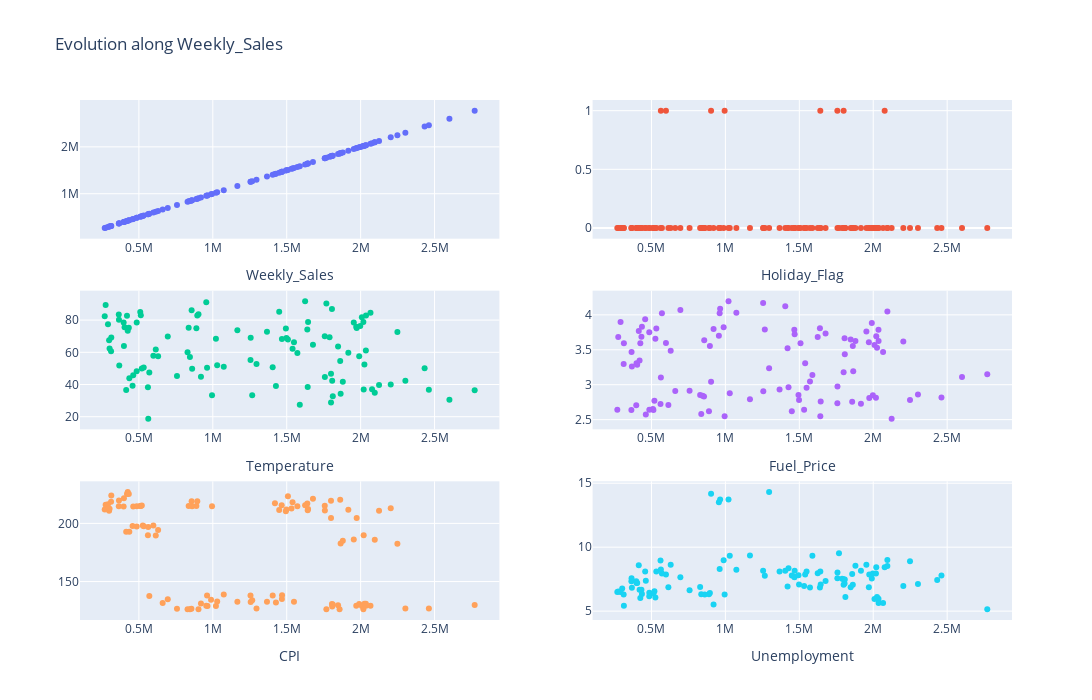

The cell this chart's notebook holds for it:
### Code cell
import plotly.graph_objects as go
from plotly.subplots import make_subplots

x_axis = "Weekly_Sales"

wsales_df_for_viz = wsales_df.sort_values(by=[x_axis])

cols = ["Weekly_Sales", "Holiday_Flag", "Temperature", "Fuel_Price", "CPI", "Unemployment"]
fig = make_subplots(rows=3, cols=2)

positions = [(r, c) for r in range(1, 4) for c in range(1, 3)]

for i, col in enumerate(cols):
    row, col_pos = positions[i]

    fig.add_trace(go.Scatter(
        x=wsales_df_for_viz[x_axis], y=wsales_df_for_viz[col],
        mode="markers",
        name="Percentage hindered rentals",
    ),
    row=row,
    col=col_pos
    )
    axis_num = i + 1
    fig.update_layout({f"xaxis{axis_num}": dict(title=col)})

fig.update_layout(
    height=700,
    width=1200,
    title_text=f"Evolution along {x_axis}",
    showlegend=False
)

fig.show()
